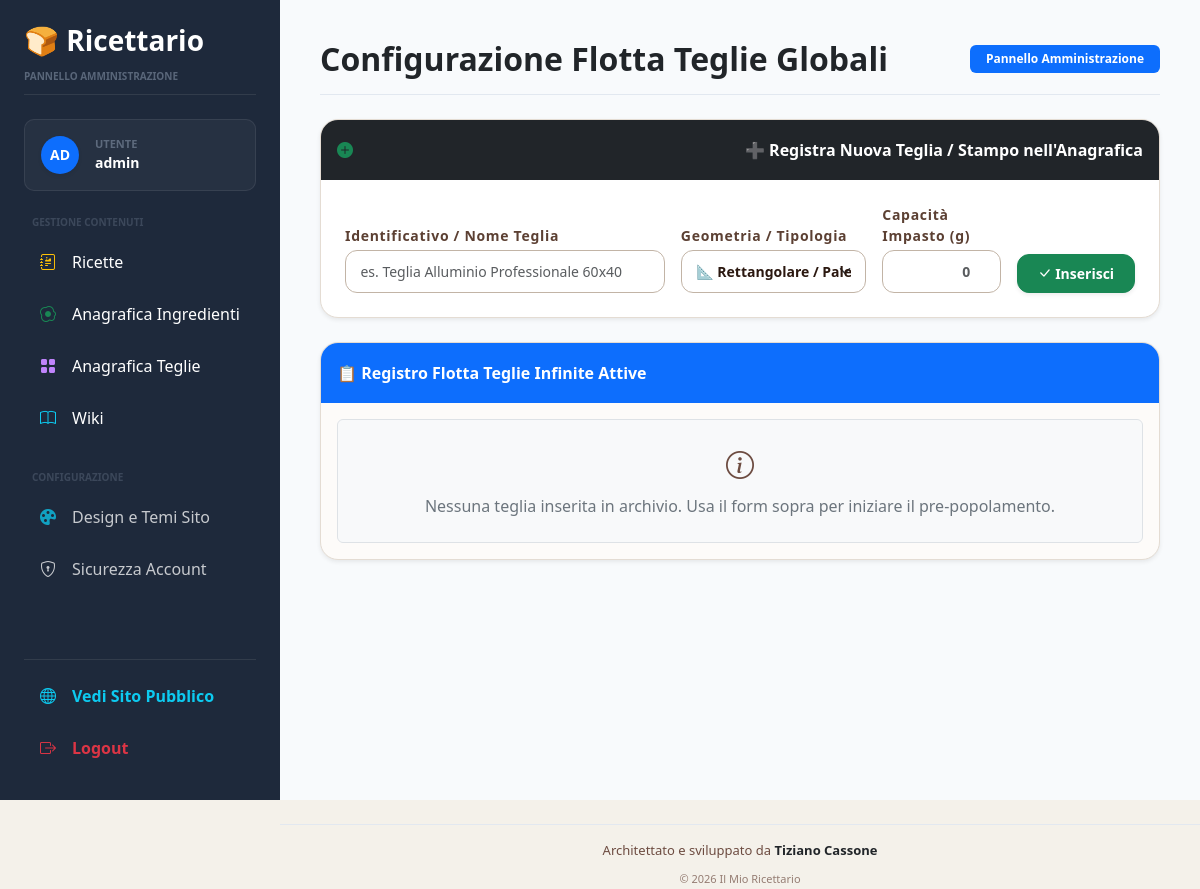
The page /admin/pans/master (signed in) on the database as committed earlier.
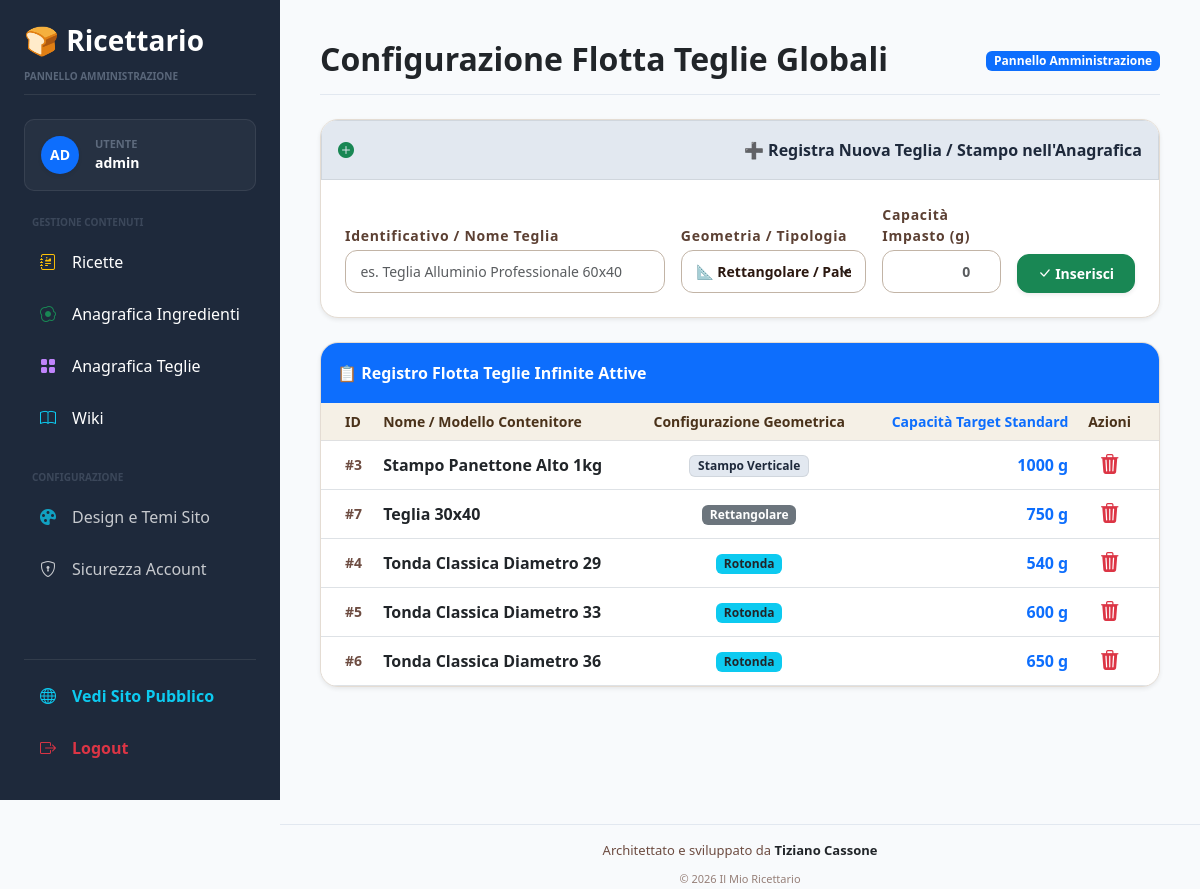
The same page on the database as committed later.
### models/user.py (models this page shows, shortened)
class User(UserMixin, db.Model):
    __tablename__ = "users"
    id = db.Column(
        db.Integer,
        primary_key=True
    )
    username = db.Column(
        db.String(100),
        unique=True,
        nullable=False
    )
    password_hash = db.Column(
        db.String(255),
        nullable=False
    )
    is_admin = db.Column(
        db.Boolean,
        default=False
    )

### models/bakery_pan.py (models this page shows, shortened)
class MasterBakeryPan(db.Model):
    __tablename__ = "master_bakery_pans"
    id = db.Column(
        db.Integer,
        primary_key=True
    )
    name = db.Column(
        db.String(100),
        nullable=False
    )
    pan_type = db.Column(
        db.String(50),
        nullable=False,
        default="rettangolare"  # Accetta: 'rettangolare', 'rotonda', 'stampo'
    )
    weight_capacity = db.Column(
        db.Float,
        nullable=False,
        default=0.0  # Grammi di impasto standard ottimale per questa teglia
    )

### routes/admin.py (the view)
@admin_bp.route("/pans/master", methods=["GET"])
@login_required
def master_pans_view():
    master_pans = MasterBakeryPan.query.order_by(MasterBakeryPan.name).all()
    return render_template(
        "admin/pans_master.html",
        master_pans_list=master_pans
    )

### app.py (called while the page is built)
@login_manager.user_loader
def load_user(user_id):
    return db.session.get(
        User,
        int(user_id)
    )

@app.context_processor
def inject_global_settings():
    setting_record = Setting.query.order_by(Setting.id.desc()).first()
    return dict(
        settings_data=setting_record
    )

### templates/admin/pans_master.html (shortened to what this page needs)
{% extends "base.html" %}
{% block page_title %}Configurazione Flotta Teglie Globali{% endblock %}
{% block content %}
<div class="row g-4">
    <div class="col-12">
        <div class="card border-0 shadow-sm bg-white border border-light">
            <div class="card-header bg-dark text-white fw-bold py-3 d-flex align-items-center gap-2 border-0">
                <i class="bi bi-plus-circle-fill text-success"></i> ➕ Registra Nuova Teglia / Stampo nell'Anagrafica
            </div>
            <div class="card-body p-4">
                <form method="POST" action="{{ url_for('admin.master_pan_add') }}" class="row g-3 align-items-end">
                    <div class="col-md-5">
                        <label for="pan-name" class="form-label small mb-1 fw-bold text-secondary">Identificativo / Nome Teglia</label>
                        <input type="text" id="pan-name" name="name" class="form-control form-control-sm" placeholder="es. Teglia Alluminio Professionale 60x40" required>
                    </div>
                    <div class="col-md-3">
                        <label for="pan-type" class="form-label small mb-1 fw-bold text-secondary">Geometria / Tipologia</label>
                        <select id="pan-type" name="pan_type" class="form-select form-select-sm fw-semibold">
                            <option value="rettangolare" selected>📐 Rettangolare / Pale</option>
                        </select>
                    </div>
                    <div class="col-md-2">
                        <label for="pan-capacity" class="form-label small mb-1 fw-bold text-secondary">Capacità Impasto (g)</label>
                        <input type="number" id="pan-capacity" name="weight_capacity" class="form-control form-control-sm text-end fw-bold" placeholder="0" min="1" step="0.1" required>
                    </div>
                    <div class="col-md-2">
                        <button type="submit" class="btn btn-sm btn-success w-100 fw-bold py-2 shadow-sm">
                            <i class="bi bi-check-lg"></i> Inserisci
                        </button>
                    </div>
                </form>
            </div>
        </div>
    </div>
    <div class="col-12">
        <div class="card border-0 shadow-sm">
            <div class="card-header bg-primary text-white fw-bold py-3">
                📋 Registro Flotta Teglie Infinite Attive
            </div>
            <div class="card-body p-0">
                {% if master_pans_list %}
                <div class="table-responsive">
                    <table class="table table-hover align-middle mb-0">
                        <thead class="table-light">
                            <tr class="small text-secondary">
                                <th class="ps-4">ID</th>
                                <th>Nome / Modello Contenitore</th>
                                <th class="text-center">Configurazione Geometrica</th>
                                <th class="text-end text-primary fw-bold">Capacità Target Standard</th>
                                <th class="text-center pe-4">Azioni</th>
                            </tr>
                        </thead>
                        <tbody>
                            {% for pan in master_pans_list %}
                            <tr>
                                <td class="ps-4 text-muted small fw-bold">#{{ pan.id }}</td>
                                <td class="fw-bold text-dark">{{ pan.name }}</td>
                                <td class="text-center">
                                    {% if pan.pan_type == 'rettangolare' %}
                                        <span class="badge bg-secondary px-2 py-1 small">Rettangolare</span>
                                    {% elif pan.pan_type == 'rotonda' %}
                                        <span class="badge bg-info text-dark px-2 py-1 small">Rotonda</span>
                                    {% else %}
                                        <span class="badge bg-dark text-white px-2 py-1 small">Stampo Verticale</span>
                                    {% endif %}
                                </td>
                                <td class="text-end fw-bold text-primary">{{ pan.weight_capacity|int }} g</td>
                                <td class="text-center pe-4">
                                    <a href="{{ url_for('admin.master_pan_delete', id=pan.id) }}"
                                       class="btn btn-sm btn-link text-danger p-0 align-middle link-underline-opacity-0"
                                       onclick="return confirm('Rimuovere definitivamente questa teglia dall\'anagrafica globale?');">
                                        <i class="bi bi-trash3-fill fs-5"></i>
                                    </a>
                                </td>
                            </tr>
                            {% endfor %}
                        </tbody>
                    </table>
                </div>
                {% else %}
                <div class="p-4 text-center text-secondary bg-light rounded m-3 border border-dashed">
                    <i class="bi bi-info-circle fs-3 d-block mb-2 text-muted"></i>
                    Nessuna teglia inserita in archivio. Usa il form sopra per iniziare il pre-popolamento.
                </div>
                {% endif %}
            </div>
        </div>
    </div>
</div>
{% endblock %}

### templates/base.html (shortened to what this page needs)
<!DOCTYPE html>
<html lang="it">
<head>
    <link href="https://cdn.jsdelivr.net/npm/bootstrap@5.3.0/dist/css/bootstrap.min.css" rel="stylesheet">
    <link href="https://cdn.quilljs.com/1.3.6/quill.snow.css" rel="stylesheet">
    <link rel="stylesheet" href="{{ url_for('static', filename='css/admin.css') }}">
    <link rel="stylesheet" href="https://cdn.jsdelivr.net/npm/bootstrap-icons@1.11.3/font/bootstrap-icons.min.css">
</head>
<body class="{% if not request.path.startswith('/admin') and settings_data %}{{ settings_data.theme_active }}{% endif %}">
{% if current_user.is_authenticated and request.path.startswith('/admin') %}
    <div class="sidebar d-flex flex-column justify-content-between p-4"
         style="width: 280px; position: fixed; height: 100vh; background: #1e293b; color: #fff; z-index: 1000;">
        <div>
            <div class="mb-4 pb-2 border-bottom border-secondary border-opacity-25">
                <h3 class="mb-1 text-white fw-bold">🍞 Ricettario</h3>
                <small class="text-uppercase tracking-wider fw-semibold opacity-50" style="font-size: 10px; color: #94a3b8;">Pannello Amministrazione</small>
            </div>
            <div class="mb-4 p-3 d-flex align-items-center gap-3" style="background: rgba(255, 255, 255, 0.04); border: 1px solid rgba(255, 255, 255, 0.08); border-radius: 10px;">
                <div class="bg-primary rounded-circle d-flex align-items-center justify-content-center text-white fw-bold shadow-sm" style="width: 38px; height: 38px; font-size: 14px;">
                    {{ current_user.username[:2].upper() }}
                </div>
                <div>
                    <div style="font-size: 11px; color: #94a3b8;" class="text-uppercase fw-bold opacity-50">Utente</div>
                    <div class="fw-bold text-white small">{{ current_user.username }}</div>
                </div>
            </div>
            <div class="nav flex-column gap-1 mb-4">
                <span class="text-uppercase tracking-wider fw-bold px-2 mb-2 opacity-25" style="font-size: 10px; color: #94a3b8;">Gestione Contenuti</span>
                <a href="{{ url_for('admin.recipes') }}" class="nav-link text-white rounded px-3 py-2 d-flex align-items-center gap-3 hover-sidebar">
                    <i class="bi bi-journal-richtext text-warning"></i><span>Ricette</span>
                </a>
                <a href="{{ url_for('admin.master_ingredients_view') }}" class="nav-link text-white rounded px-3 py-2 d-flex align-items-center gap-3 hover-sidebar">
                    <i class="bi bi-egg-fried text-success"></i><span>Anagrafica Ingredienti</span>
                </a>
                <a href="{{ url_for('admin.master_pans_view') }}" class="nav-link text-white rounded px-3 py-2 d-flex align-items-center gap-3 hover-sidebar">
                    <i class="bi bi-grid-fill text-purple" style="color: #c084fc !important;"></i><span>Anagrafica Teglie</span>
                </a>
                <a href="{{ url_for('admin.wiki_list') }}" class="nav-link text-white rounded px-3 py-2 d-flex align-items-center gap-3 hover-sidebar">
                    <i class="bi bi-book text-info"></i><span>Wiki</span>
                </a>
            </div>
            <div class="nav flex-column gap-1">
                <span class="text-uppercase tracking-wider fw-bold px-2 mb-2 opacity-25" style="font-size: 10px; color: #94a3b8;">Configurazione</span>
                <a href="{{ url_for('admin.settings_theme') }}" class="nav-link text-white rounded px-3 py-2 d-flex align-items-center gap-3 opacity-75 hover-sidebar">
                    <i class="bi bi-palette-fill text-info"></i><span>Design e Temi Sito</span>
                </a>
                <a href="{{ url_for('admin.change_password') }}" class="nav-link text-white rounded px-3 py-2 d-flex align-items-center gap-3 opacity-75 hover-sidebar">
                    <i class="bi bi-shield-lock"></i><span>Sicurezza Account</span>
                </a>
            </div>
        </div>
        <div class="pt-3 border-top border-secondary border-opacity-25 nav flex-column gap-1">
            <a href="{{ url_for('recipes.list_recipes') }}" target="_blank" class="nav-link text-info rounded px-3 py-2 d-flex align-items-center gap-3 hover-sidebar fw-semibold small">
                <i class="bi bi-globe"></i><span>Vedi Sito Pubblico</span>
            </a>
            <a href="{{ url_for('admin.logout') }}" class="nav-link text-danger rounded px-3 py-2 d-flex align-items-center gap-3 hover-sidebar fw-semibold small">
                <i class="bi bi-box-arrow-right"></i><span>Logout</span>
            </a>
        </div>
    </div>
    <div class="main-content" style="margin-left: 280px; padding: 40px; min-height: 100vh; background: #f8fafc;">
        <div class="d-flex justify-content-between align-items-center mb-4 pb-3 border-bottom" style="border-color: #e2e8f0 !important;">
            <div><h2 class="fw-bold text-dark mb-0">{% block page_title %}{% endblock %}</h2></div>
            <div><span class="badge bg-primary px-3 py-2">Pannello Amministrazione</span></div>
        </div>
{% elif current_user.is_authenticated and not request.path.startswith('/admin') %}
    <div class="container py-3">
{% else %}
    <div class="container py-4">
{% endif %}
    {% block content %}
    {% endblock %}
</div>
{% if current_user.is_authenticated and request.path.startswith('/admin') %}
    <div class="container-fluid mt-4 text-center text-muted pt-3 border-top" style="border-color: #e2e8f0 !important; margin-left: 280px; max-width: calc(100% - 280px);">
        <div class="mb-1" style="font-size: 13px;">Architettato e sviluppato da <strong class="text-dark">Tiziano Cassone</strong></div>
        <small style="font-size: 11px; opacity: 0.7;">© 2026 Il Mio Ricettario</small>
    </div>
{% endif %}
</body>
</html>

### static/css/admin.css (style rules this page uses)
body { background: #f4f1ea; font-family: 'Segoe UI', Arial, sans-serif; color: #3e2723; }
.sidebar { position: fixed; top: 0; left: 0; width: 260px; height: 100vh; background: #2e1c0c; color: white; padding: 20px; }
.sidebar h3 { margin-bottom: 10px; font-weight: 700; color: #f59e0b; }
.sidebar a { display: block; color: #e5e7eb; text-decoration: none; padding: 12px; border-radius: 10px; margin-bottom: 8px; transition: .2s; }
.main-content { margin-left: 280px; padding: 40px; }
.card { border: 1px solid #e4dcd3 !important; border-radius: 18px; box-shadow: 0 6px 20px rgba(74, 50, 26, 0.05); background-color: #fdfbf9; overflow: hidden; }
.table { margin-bottom: 0; }
.table th { font-weight: 700; color: #4a321a; background-color: #f5f0e6; }
.form-control, .form-select { border-radius: 12px; border: 1px solid #c2b4a6; padding: 0.6rem 0.9rem; background-color: #ffffff; color: #2b1810; font-weight: 500; transition: all 0.2s ease-in-out; }
.form-label { margin-bottom: 0.4rem; letter-spacing: 0.05em; color: #5c4033 !important; font-weight: 700 !important; }
.text-muted { color: #6d4c41 !important; font-weight: 500; }
.btn { border-radius: 12px; padding: 0.6rem 1.2rem; font-weight: 600; transition: all 0.2s ease-in-out; }
h1, h2, h3, h4, h5 { font-weight: 700; color: #2e1c0c; }
.card-header { height: 60px !important; display: flex !important; align-items: center !important; justify-content: space-between !important; padding-top: 0 !important; padding-bottom: 0 !important; border-bottom: none !important; }

### templates/base.html (style rules this page uses)
body { background-color: #f8fafc !important; color: #1e293b !important; }
span[style*="background-color: #212529"], span[style*="background-color:#212529"], .badge-dark, .bg-dark { background-color: #e2e8f0 !important; color: #1e293b !important; font-weight: 700 !important; border: 1px solid rgba(0,0,0,0.08) !important; }
span[class*="badge"], .badge, span[style*="background-color"][style*="color"] { display: inline-flex !important; align-items: center !important; justify-content: center !important; text-align: center !important; vertical-align: middle !important; padding: 0.35em 0.65em !important; font-weight: 700 !important; line-height: 1 !important; border-radius: 6px !important; }
.hover-sidebar { transition: all 0.2s ease-in-out; }

Rows that differ between the two databases and show on the page:
added MasterBakeryPan: id "3", name "Stampo Panettone Alto 1kg", pan_type "Stampo Verticale", weight_capacity "1000"
added MasterBakeryPan: id "7", name "Teglia 30x40", pan_type "Rettangolare", weight_capacity "750"
added MasterBakeryPan: id "4", name "Tonda Classica Diametro 29", pan_type "Rotonda", weight_capacity "540"
added MasterBakeryPan: id "5", name "Tonda Classica Diametro 33", pan_type "Rotonda", weight_capacity "600"
added MasterBakeryPan: id "6", name "Tonda Classica Diametro 36", pan_type "Rotonda", weight_capacity "650"
Other text that changed with them:
text no longer shown: "Nessuna teglia inserita in archivio. Usa il form sopra per iniziare il pre-popolamento."
text now shown: "ID Nome / Modello Contenitore Configurazione Geometrica Capacità Target Standard Azioni"
